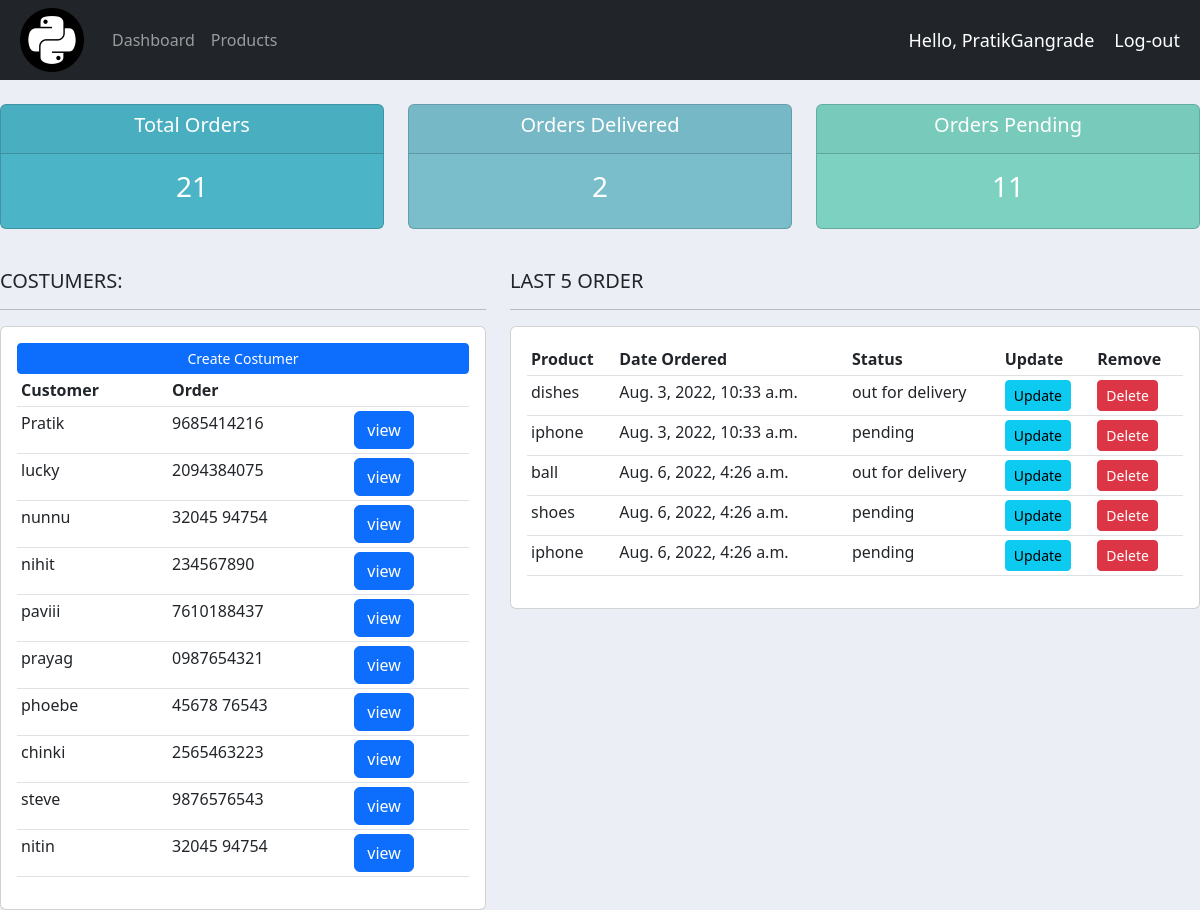
Screenshot of / (signed in) with the database file from the repository.
### accounts/models.py (models this page shows, shortened)
class customer(models.Model):
    user = models.OneToOneField(User, null=True,blank=True, on_delete=models.CASCADE)
    name = models.CharField(max_length=200, null=True)
    phone = models.CharField(max_length=200, null=True)
    email = models.CharField(max_length=200, null=True)
    dp = models.ImageField(default='blank_1.png', null=True, blank=True)
    date_created = models.DateTimeField(auto_now_add=True, null=True)

class order(models.Model):
    STATUS = (
        ('pending','pending'),
        ('out for delivery','out for delivery'),
        ('delivered','delivered'),
    )
    customer = models.ForeignKey(customer,null=True, on_delete=models.CASCADE)
    product = models.ForeignKey(product,null=True, on_delete=models.CASCADE)
    date_created = models.DateTimeField(auto_now_add=True, null=True)
    status = models.CharField(max_length=200, null= True, choices=STATUS)

class product(models.Model):
    CATEGORY = (
        ('indoor','indoor'),
        ('outdoor','outdoor'),
    )
    name = models.CharField(max_length=200, null=True)
    price = models.FloatField()
    category = models.CharField(max_length=200, null=True,choices=CATEGORY)
    description = models.TextField(null=True)
    date_created = models.DateTimeField(auto_now_add=True, null=True)
    tags = models.ManyToManyField(tag)

### accounts/decorators.py (the view)
        def wrapper_func(request, *args, **kwargs):
            group = None
            if request.user.groups.exists():
                group =  request.user.groups.all()[0].name
            if group in allowed_roles:
                return view_func(request, *args, **kwargs)
            return redirect('user-page')

### com/views.py (called while the page is built)
@login_required(login_url='login')
@allowed_user(allowed_roles='admin')
def home(request):
    orders = order.objects.all()
    total_orders = orders.count()
    last5 = total_orders - 5
    recent_orders = order.objects.all()[last5:total_orders]
    customers = customer.objects.all()
    total_customer = customers.count()
    delivered = orders.filter(status = 'delivered').count()
    pending = orders.filter(status = 'pending').count()
    data = {
        'order':orders,
        'customer':customers,
        'total_orders':total_orders,
        'l5':recent_orders,
        'total_customer':total_customer,
        'delivered':delivered,
        'pending':pending,
    }
    return render(request,'index.html',data)

### templates/index.html
{% extends 'boiler.html' %}
{% block content %}
{% include 'status.html' %}
<br>
<div class="row">
    <div class="col-md-5">
        <h5>COSTUMERS:</h5>
        <hr>
        <div class="card card-body">
            <a href="{% url 'Ccreate' %}" class="btn btn-primary  btn-sm btn-block">Create Costumer</a>
            <table class="table table-sm">
                <tr>
                    <th>Customer</th>
                    <th>Order</th>
                    <th></th>
                </tr>
                {% for cust in customer %}
                <tr>
                    <td>{{cust.name}}</td>
                    <td>{{cust.phone}}</td>
                    <td><a class="btn btn-primary" href="{% url 'customer' cust.id %}">view</a></td>
                </tr>
                {% endfor %}
            </table>
        </div>
    </div>
    <div class="col-md-7">
        <h5>LAST 5 ORDER</h5>
        <hr>
        <div class="card card-body">
            <table class="table table-sm">
                <tr>
                    <th>Product</th>
                    <th>Date Ordered</th>
                    <th>Status</th>
                    <th>Update</th>
                    <th>Remove</th>
                </tr>
                {% for o in l5 %}
                <tr>
                    <td>{{o.product.name}}</td>
                    <td>{{o.date_created}}</td>
                    <td>{{o.status}}</td>
                    <td><a class="btn btn-sm btn-info" href="{% url 'update_order' o.id %}">Update</a></td>
                    <td><a class="btn btn-sm btn-danger" href="{% url 'delete_order' o.id %}">Delete</a></td>
                </tr>
                {% endfor %}
            </table>
        </div>
    </div>
</div>
{% endblock %}

### templates/boiler.html (shortened to what this page needs)
<!DOCTYPE html>
<html lang="en">
<head>
    <link rel="stylesheet" href="/static/css/bootstrap.css">
    <link rel="stylesheet" href="/static/style.css">
</head>
<body>
    {% include 'navbar.html' %}
    {% block content %}
    {% endblock %}
</body>
</html>

### templates/navbar.html (shortened to what this page needs)
 {% load static %}
<nav class="navbar navbar-expand-lg navbar-dark bg-dark">
    <img style="padding: 0 20px;" src="{% static 'img/python (1).png' %}" alt="nothing">
  <div class="collapse navbar-collapse" id="navbarSupportedContent">
    <ul class="navbar-nav me-auto mb-2 mb-lg-0">
      {% if user.get_username == 'PratikGangrade' %}
      <li class="nav-item">
        <a class="nav-link" aria-current="page" href="{% url 'home' %}">Dashboard</a>
      </li>
      <li class="nav-item">
        <a class="nav-link" aria-current="page" href="{% url 'prod' %}">Products</a>
      </li>
      {% else %}
      <li class="nav-item">
        <a class="nav-link" aria-current="page" href="{% url 'setting' %}">Setting</a>
      </li>
      {% endif %}
      {% if user.is_authenticated %}
    </ul>
      <span class="hello-msg">Hello, {{request.user}}</span>
      <span class="hello-msg"><a class="nav-link" href="{% url 'logout' %}">Log-out</a></span>
      {% endif %}
  </div>
</nav>

### templates/status.html
<br>
<div class="row">
    <div class="col">
        <div class="col-md">
            <div class="card  text-center text-white  mb-3" id="total-orders">
                <div class="card-header">
                    <h5 class="card-title">Total Orders</h5>
                </div>
                <div class="card-body">
                    <h3 class="card-title">{{total_orders}}</h3>
                </div>
            </div>
        </div>
    </div>
    <div class="col">
        <div class="col-md">
            <div class="card  text-center text-white  mb-3" id="orders-delivered">
                <div class="card-header">
                    <h5 class="card-title">Orders Delivered</h5>
                </div>
                <div class="card-body">
                    <h3 class="card-title">{{delivered}}</h3>
                </div>
            </div>
        </div>
    </div>
    <div class="col">
        <div class="col-md">
            <div class="card  text-center text-white  mb-3" id="orders-pending">
                <div class="card-header">
                    <h5 class="card-title">Orders Pending</h5>
                </div>
                <div class="card-body">
                    <h3 class="card-title">{{pending}}</h3>
                </div>
            </div>
        </div>
    </div>
</div>

### static/style.css (style rules this page uses)
body { background-color: #ebeff5; }
#total-orders { background-color: #4cb4c7; }
#orders-delivered { background-color: #7abecc; }
#orders-pending { background-color: #7cd1c0; }

### templates/navbar.html (style rules this page uses)
.hello-msg { font-size: 18px; color: #fff; margin-right: 20px; }

### rows the page displays
customer: name "Pratik", phone "9685414216"
customer: name "lucky", phone "2094384075"
customer: name "nunnu", phone "32045 94754"
customer: name "nihit", phone "234567890"
customer: name "paviii", phone "7610188437"
customer: name "prayag", phone "0987654321"
customer: name "phoebe", phone "45678 76543"
customer: name "chinki", phone "2565463223"
customer: name "steve", phone "9876576543"
customer: name "nitin", phone "32045 94754"
order: product.name "dishes", date_created "Aug. 3, 2022, 10:33 a.m.", status "out for delivery"
order: product.name "iphone", date_created "Aug. 3, 2022, 10:33 a.m.", status "pending"
order: product.name "ball", date_created "Aug. 6, 2022, 4:26 a.m.", status "out for delivery"
order: product.name "shoes", date_created "Aug. 6, 2022, 4:26 a.m.", status "pending"
order: product.name "iphone", date_created "Aug. 6, 2022, 4:26 a.m.", status "pending"

### other values shown
{{ request.user }} "PratikGangrade"
{{ total_orders }} "21"
{{ delivered }} "2"
{{ pending }} "11"
